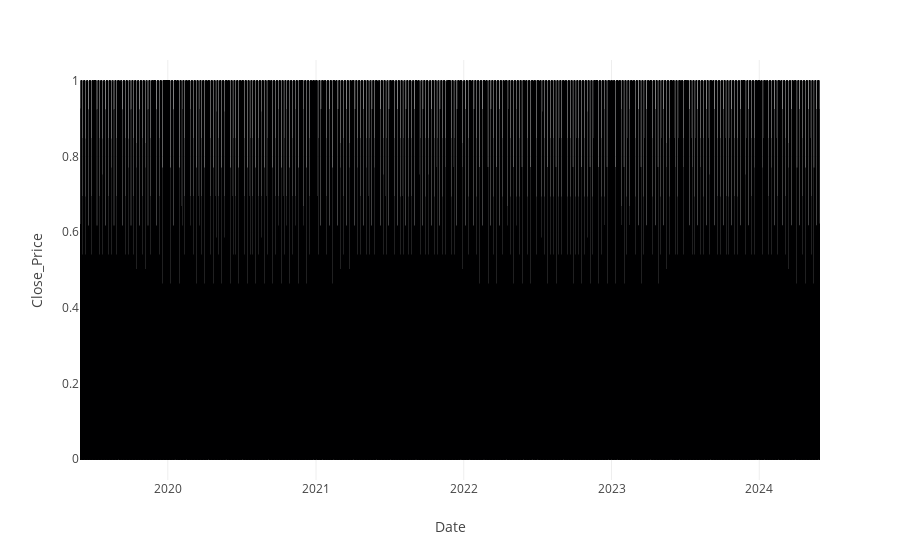

This figure's notebook cell:
### Code cell
null_df = stock_df.groupby(['Date']).agg({'Close_Price': lambda x: x.isnull().sum()})

null_df.reset_index(inplace=True)
null_df = null_df.rename(columns = {'index': 'Date'})

import plotly.express as px

fig = px.line(null_df, x='Date', y='Close_Price')
fig.show()

### Figure 1 — Plotly figure (JSON) as saved in the notebook; plotly's stock layout.template omitted (floating-point values rounded to 4 significant figures; data arrays with more than 128 entries replaced by an {"elided": "..."} marker saying what was removed)
{"data": [{"hovertemplate": "Date=%{x}<br>Close_Price=%{y}<extra></extra>", "legendgroup": "", "line": {"color": "#000001", "dash": "solid"}, "marker": {"symbol": "circle"}, "mode": "lines", "name": "", "showlegend": false, "type": "scattergl", "x": {"elided": "1829 str values"}, "xaxis": "x", "y": {"elided": "1829 int values"}, "yaxis": "y"}], "layout": {"legend": {"tracegroupgap": 0}, "margin": {"t": 60}, "xaxis": {"anchor": "y", "domain": [0, 1], "title": {"text": "Date"}}, "yaxis": {"anchor": "x", "domain": [0, 1], "title": {"text": "Close_Price"}}}}
